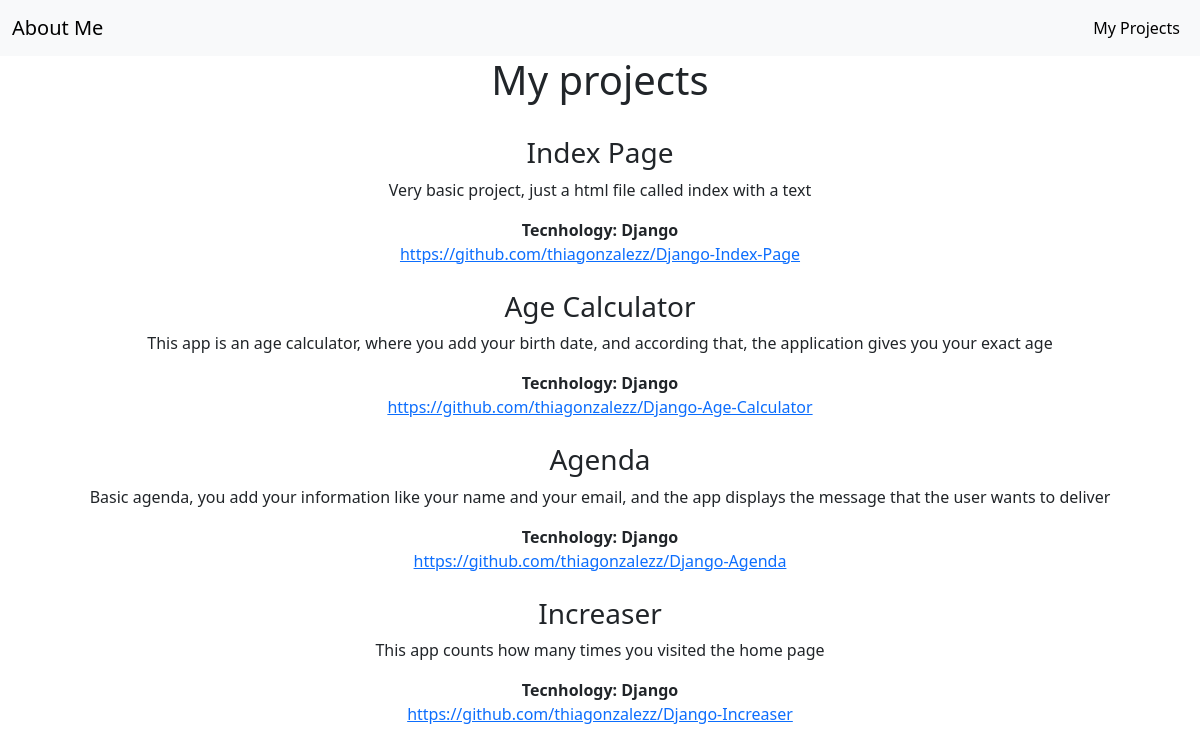
/projects/, run on the app's committed database.
### blog/models.py (models this page shows, shortened)
class Project(models.Model):
    title = models.CharField(max_length=100)
    description = models.TextField()
    technology = models.CharField(max_length=20)
    link = models.URLField(max_length=200, blank=True)

### blog/views.py (the view)
# urls.py: path('projects/', projects, name='projects'),
def projects(request):
    projects = Project.objects.all()
    return render(request, 'projects.html', {
        'projects': projects,
    })

### blog/templates/projects.html
{% extends 'base.html' %}
{% block content %}
<div class="text-center">
    <h1>My projects</h1>
    {% for project in projects %}
        <br><div>
            <h3>{{project.title}}</h3>
            <p>{{project.description}}</p>
            <strong>Tecnhology: {{project.technology}}</strong><br>
            <a href="{{project.link}}">{{project.link}}</a>
        </div>
    {% endfor %}
</div>
{% endblock %}

### blog/templates/base.html (shortened to what this page needs)
<!DOCTYPE html>
<html lang="en">
<head>
    <link rel="stylesheet" href="https://cdn.jsdelivr.net/npm/bootstrap@5.3.3/dist/css/bootstrap.min.css">
</head>
<body>
    <nav class="navbar navbar-expand-lg bg-body-tertiary">
        <div class="container-fluid">
          <a class="navbar-brand" href="{% url 'home' %}">About Me</a>
          <div class="collapse navbar-collapse" id="navbarNav">
            <ul class="navbar-nav ms-auto">
              <li class="nav-item">
                <a class="nav-link active" aria-current="page" href="{% url 'projects' %}">My Projects</a>
              </li>
            </ul>
          </div>
        </div>
      </nav>
    {% block content %}
    {% endblock %}
</body>
</html>

### data on the page
Project: title "Index Page", description "Very basic project, just a html file called index with a text", technology "Django", link "https://github.com/thiagonzalezz/Django-Index-Page"
Project: title "Age Calculator", description "This app is an age calculator, where you add your birth date, and according that, the application gives you your exact age", technology "Django", link "https://github.com/thiagonzalezz/Django-Age-Calculator"
Project: title "Agenda", description "Basic agenda, you add your information like your name and your email, and the app displays the message that the user wants to deliver", technology "Django", link "https://github.com/thiagonzalezz/Django-Agenda"
Project: title "Increaser", description "This app counts how many times you visited the home page", technology "Django", link "https://github.com/thiagonzalezz/Django-Increaser"
